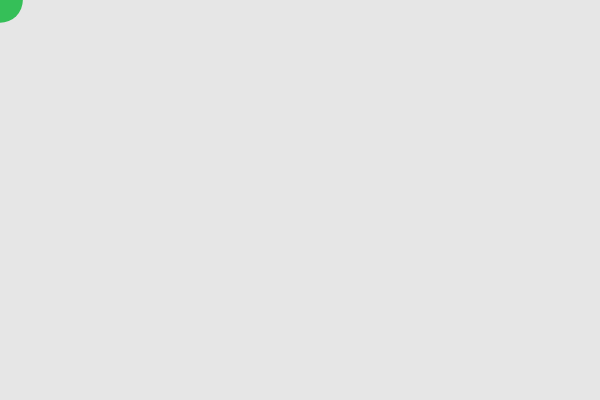
Frame 1 (no input)
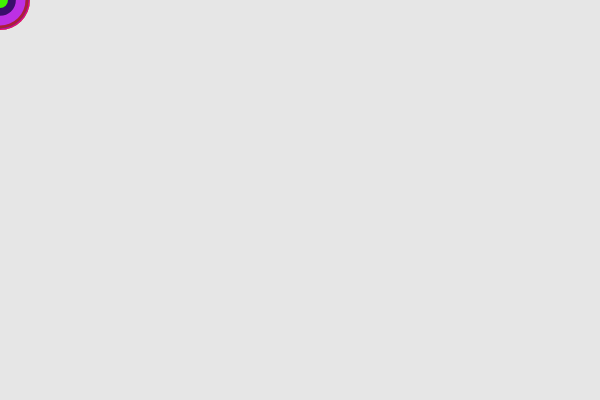
Frame 60 (no input)
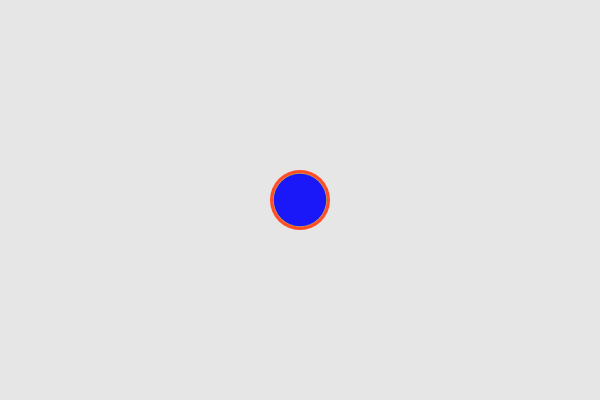
Frame 120 (the mouse pressed at the canvas centre since frame 60)

The p5.js sketch that drew these frames (run headless with seeded random() and noise() and a simulated clock; from frame 60 on, the mouse is pressed at the canvas centre):

// p5.js sketch
// ── sketch.js
function setup() {
  createCanvas(600, 400);
  background(230);
  noStroke();
}

function draw() {
  let size = random(10, 60);
  fill(random(255), random(255), random(255));
  ellipse(mouseX, mouseY, size, size);
}

function mousePressed() {
  background(230);
}
